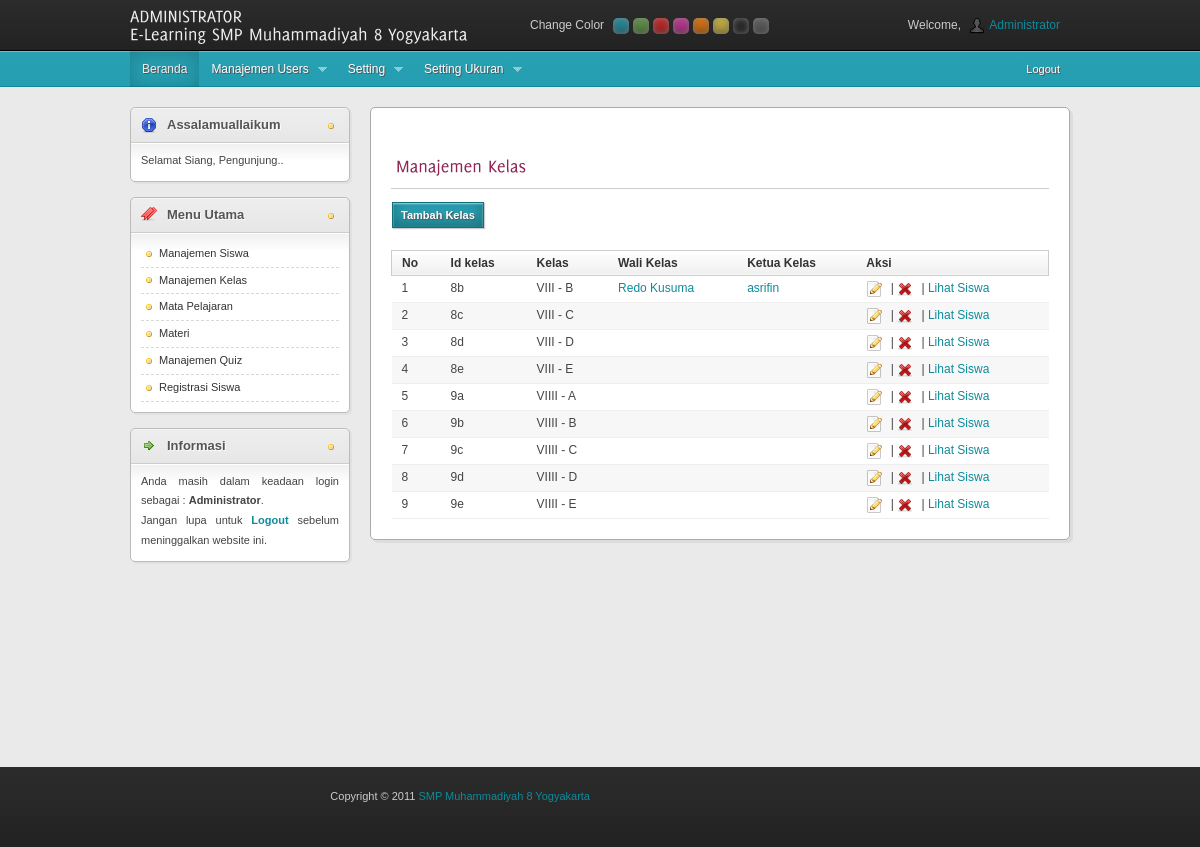
Screenshot of /administrator/media_admin.php?module=kelas (signed in) with the database file from the repository.
### tables this page shows
CREATE TABLE `kelas` (
  `id` int(5) NOT NULL AUTO_INCREMENT,
  `id_kelas` varchar(5) NOT NULL,
  `nama` varchar(100) NOT NULL,
  `id_pengajar` int(9) NOT NULL,
  `id_siswa` int(9) NOT NULL,
  PRIMARY KEY (`id`)
);

CREATE TABLE `pengajar` (
  `id_pengajar` int(9) NOT NULL AUTO_INCREMENT,
  `nip` char(12) NOT NULL,
  `nama_lengkap` varchar(100) NOT NULL,
  `username_login` varchar(100) NOT NULL,
  `password_login` varchar(100) NOT NULL,
  `level` varchar(50) NOT NULL DEFAULT 'pengajar',
  `alamat` text NOT NULL,
  `tempat_lahir` varchar(100) NOT NULL,
  `tgl_lahir` date NOT NULL,
  `jenis_kelamin` enum('L','P') NOT NULL,
  `agama` varchar(20) NOT NULL,
  `no_telp` varchar(20) NOT NULL,
  `email` varchar(50) DEFAULT NULL,
  `foto` varchar(100) NOT NULL,
  `website` varchar(100) DEFAULT NULL,
  `jabatan` varchar(200) NOT NULL,
  `blokir` enum('Y','N') NOT NULL DEFAULT 'N',
  `id_session` varchar(100) NOT NULL,
  PRIMARY KEY (`id_pengajar`)
);

CREATE TABLE `siswa` (
  `id_siswa` int(9) NOT NULL AUTO_INCREMENT,
  `nis` varchar(50) NOT NULL,
  `nama_lengkap` varchar(100) NOT NULL,
  `username_login` varchar(50) NOT NULL,
  `password_login` varchar(50) NOT NULL,
  `id_kelas` varchar(5) NOT NULL,
  `jabatan` varchar(200) NOT NULL,
  `alamat` varchar(150) NOT NULL,
  `tempat_lahir` varchar(100) NOT NULL,
  `tgl_lahir` date NOT NULL,
  `jenis_kelamin` enum('L','P') NOT NULL,
  `agama` varchar(20) NOT NULL,
  `nama_ayah` varchar(100) NOT NULL,
  `nama_ibu` varchar(100) NOT NULL,
  `th_masuk` varchar(4) NOT NULL,
  `email` varchar(50) NOT NULL,
  `no_telp` varchar(20) NOT NULL,
  `foto` varchar(150) NOT NULL,
  `blokir` enum('Y','N') NOT NULL,
  `id_session` varchar(100) NOT NULL,
  `id_session_soal` varchar(100) NOT NULL,
  `level` varchar(20) NOT NULL DEFAULT 'siswa',
  PRIMARY KEY (`id_siswa`)
);

CREATE TABLE `modul` (
  `id_modul` int(5) NOT NULL AUTO_INCREMENT,
  `nama_modul` varchar(50) NOT NULL,
  `link` varchar(100) NOT NULL,
  `static_content` text NOT NULL,
  `gambar` varchar(100) NOT NULL,
  `publish` enum('Y','N') NOT NULL DEFAULT 'Y',
  `status` enum('pengajar','admin') NOT NULL,
  `aktif` enum('Y','N') NOT NULL DEFAULT 'Y',
  `urutan` int(5) NOT NULL,
  `link_seo` varchar(50) NOT NULL,
  PRIMARY KEY (`id_modul`)
);

### administrator/modul/mod_kelas/kelas.php (the view, shortened to what this page needs)
<?php
 if (empty($_SESSION['username']) AND empty($_SESSION['passuser'])){
  echo "<link href=../css/style.css rel=stylesheet type=text/css>";
  echo "<div class='error msg'>Untuk mengakses Modul anda harus login.</div>";
}
else{
$aksi="modul/mod_kelas/aksi_kelas.php";
switch($_GET[act]){
  default:
    if ($_SESSION[leveluser]=='admin'){
      $tampil = mysql_query("SELECT * FROM kelas ORDER BY id_kelas");
      echo "<h2>Manajemen Kelas</h2><hr>
          <input type=button class='button blue' value='Tambah Kelas' onclick=\"window.location.href='?module=kelas&act=tambahkelas';\">";
      echo "<br><br><table id='table1' class='gtable sortable'><thead>
          <tr><th>No</th><th>Id kelas</th><th>Kelas</th><th>Wali Kelas</th><th>Ketua Kelas</th><th>Aksi</th></tr></thead>";
    $no=1;
    while ($r=mysql_fetch_array($tampil)){
       echo "<tr><td>$no</td>
             <td>$r[id_kelas]</td>
             <td>$r[nama]</td>";
             $pengajar = mysql_query("SELECT * FROM pengajar WHERE id_pengajar = '$r[id_pengajar]'");
                    $ada_pengajar = mysql_num_rows($pengajar);
                    if(!empty($ada_pengajar)){
                    while($p=mysql_fetch_array($pengajar)){
                            echo "<td><a href=?module=admin&act=detailpengajar&id=$r[id_pengajar] title='Detail Wali Kelas'>$p[nama_lengkap]</a></td>";
                    }
                    }else{
                            echo "<td></td>";
                    }
                    $siswa = mysql_query("SELECT * FROM siswa WHERE id_siswa = '$r[id_siswa]]'");
                    $ada_siswa = mysql_num_rows($siswa);
                    if(!empty($ada_siswa)){
                    while ($s=mysql_fetch_array($siswa)){
                            echo"<td><a href=?module=siswa&act=detailsiswa&id=$s[id_siswa] title='Detail Siswa'>$s[nama_lengkap]</td>";
                     }
                    }else{
                            echo"<td></td>";
                    }
             echo "<td><a href='?module=kelas&act=editkelas&id=$r[id]' title='Edit'><img src='images/icons/edit.png' alt='Edit' /></a> |
                 <a href=javascript:confirmdelete('$aksi?module=kelas&act=hapuskelas&id=$r[id]') title='Hapus'><img src='images/icons/cross.png' alt='Delete' /></a> |
                 <a href=?module=daftarsiswa&act=lihatmurid&id=$r[id_kelas]>Lihat Siswa</a></td></tr>";
      $no++;
    }
    echo "</table>";
    }
    break;
}
}
?>

### administrator/menu.php (shortened to what this page needs)
<?php
if ($_SESSION['leveluser']=='admin'){
  $sql=mysql_query("select * from modul where aktif='Y' order by urutan");
  while ($m=mysql_fetch_array($sql)){
    echo "<li class='garisbawah'><a href='$m[link]'>$m[nama_modul]</a></li>";
  }
}
elseif ($_SESSION['leveluser']=='pengajar'){
  $sql=mysql_query("select * from modul where status='pengajar' and aktif='Y' order by urutan");
  while ($m=mysql_fetch_array($sql)){
    echo "<li class='garisbawah'><a href='$m[link]'>$m[nama_modul]</a></li>";
  }
}
?>

### administrator/css/style.css (style rules this page uses)
html,body { height:100% }
body { color:#444;background:#eaeaea;font:12px/1.8 Arial,sans-serif }
input,button,select,textarea { font:12px/15px Arial,sans-serif }
a { color:#0d8b9b;text-decoration:none }
h1,h2 { font-weight:normal }
h2 { font-size:18px }
article h2 { color:#902452;margin:15px 0 10px }
#dashboard h2 { margin:30px 0 10px 5px }
.box ul li { padding:0;border-bottom:1px dashed #D6D8D9 }
.box ul li a { padding:3px 5px 3px 18px;color:#333;display:block;background:url(../images/icons/bullet_yellow.png) 0 center no-repeat }
.gtable { width:100% }
.gtable th { text-align:left;padding:5px 10px }
.gtable thead tr { color:#333;border:1px solid #ccc }
.gtable thead th { background:#efefef }
.gtable tbody tr td { border-bottom:1px solid #eee }
.gtable tbody tr:nth-child(odd) td,.detailtable tbody tr.odd td { background-color:#fff }
.gtable tbody tr:nth-child(even) td,.detailtable tbody tr.even td { background-color:#f7f7f7 }
.gtable td { padding:5px 10px }
.gtable img { vertical-align:middle;margin-right:5px }
.button { font:11px Tahoma,sans-serif;font-weight:bold;color:#fff;display:inline-block;zoom:1;*display:inline;vertical-align:baseline;margin:0 3px 0 1px;outline:none;cursor:pointer;text-align:center;padding:6px 8px;text-shadow:1px 1px 1px #555;width:auto;overflow:visible;line-height:110% }
.button.blue { border:1px solid #0d717e;background:#28a0b2 }
.button { -webkit-box-shadow:inset 0 1px 2px rgba(255,255,255,.6),inset 0 -5px 15px rgba(0,0,0,.3),1px 1px 1px #ccc;-moz-box-shadow:inset 0 1px 2px rgba(255,255,255,.6),inset 0 -5px 15px rgba(0,0,0,.3),1px 1px 1px #ccc;box-shadow:inset 0 1px 2px rgba(255,255,255,.6),inset 0 -5px 15px rgba(0,0,0,.3),1px 1px 1px #ccc }
.gtable thead th { background:-webkit-gradient(linear,0 0,0 bottom,from(#fff),to(#efefef));background:-moz-linear-gradient(#fff,#efefef);background:linear-gradient(#fff,#efefef);-pie-background:linear-gradient(#fff,#efefef) }

### administrator/css/skins/blue.css (style rules this page uses)
.button { border: 1px solid #0d717e; background: #28a0b2; }

### administrator/css/skins/orange.css (style rules this page uses)
a { color: #f47a20; }
.button { border: 1px solid #c16729; background: #ff9435; }

### administrator/css/skins/red.css (style rules this page uses)
a { color: #dd0000; }
.button { border: 1px solid #9c0606; background: #e85353; }

### administrator/css/skins/green.css (style rules this page uses)
a { color: #67A54B; }
.button { border: 1px solid #3b6e22; background: #75ae5c; }

### administrator/css/skins/purple.css (style rules this page uses)
a { color: #db36a4; }
.button { border: 1px solid #981271; background: #cb60b3; }

### administrator/css/skins/yellow.css (style rules this page uses)
a { color: #a5984d; }
.button { border: 1px solid #af9827; background: #f2de6f; }

### administrator/css/skins/black.css (style rules this page uses)
a { color: #666; }
.button { border: 1px solid #000; background: #444; }

### administrator/css/skins/gray.css (style rules this page uses)
a { color: #666; }
.button { border: 1px solid #444; background: #888; }

### rows the page displays
kelas: id_kelas "8b", nama "VIII - B"
pengajar: nama_lengkap "Redo Kusuma"
siswa: nama_lengkap "asrifin"
kelas: id_kelas "8c", nama "VIII - C"
kelas: id_kelas "8d", nama "VIII - D"
kelas: id_kelas "8e", nama "VIII - E"
kelas: id_kelas "9a", nama "VIIII - A"
kelas: id_kelas "9b", nama "VIIII - B"
kelas: id_kelas "9c", nama "VIIII - C"
kelas: id_kelas "9d", nama "VIIII - D"
kelas: id_kelas "9e", nama "VIIII - E"
modul: nama_modul "Manajemen Siswa"
modul: nama_modul "Manajemen Kelas"
modul: nama_modul "Mata Pelajaran"
modul: nama_modul "Materi"
modul: nama_modul "Manajemen Quiz"
modul: nama_modul "Registrasi Siswa"
